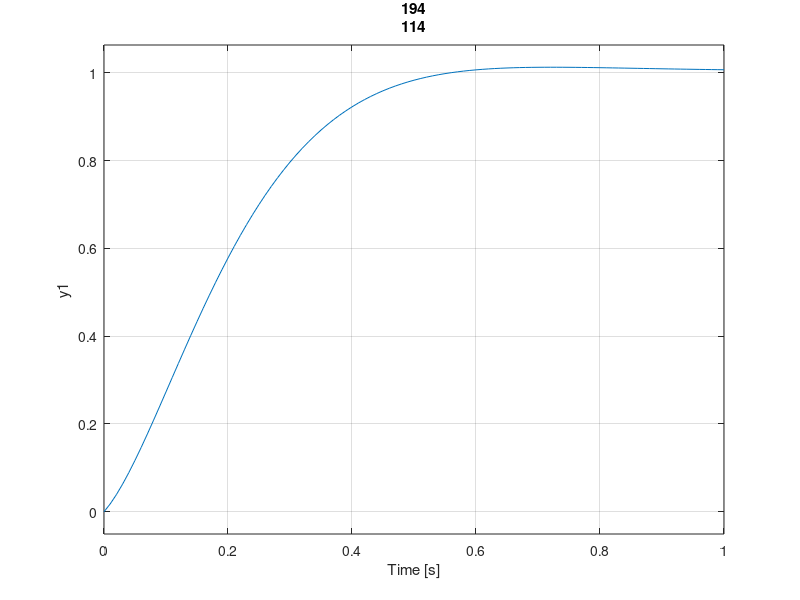

This figure's MATLAB source: (Note: this script raises an error after producing the figure.)
tic
KH = load('GAIN_ref'); KH = KH.tfResult; % 대조군
% SB = load('KH_0918'); SB = SB.tfResult; % 실험군
% SB = load('SB'); SB = SB.tfResult; % 실험군
% SB = load('KH_discrete'); SB = SB.tfResult; % 실험군
% SB = load('KH_sweep'); SB = SB.tfResult; % 실험군

SB = load('GAIN_perf'); SB = SB.tfResult;

KH_mix = load('GAIN_ref_mix'); KH_mix = KH_mix.tfResult;
SB_mix = load('GAIN_perf_mix'); SB_mix = SB_mix.tfResult;
Flag = ["Roll","v","Y","Pitch","u","X","Yaw","w","Alt"];
FlagMix = ["P->A","P->V","P->P"];

BW_KH = zeros(1,9); BW_SB = zeros(1,9);
BW_KH_mix = zeros(1,3); BW_SB_mix = zeros(1,3);
stepResult{2,12} = [];
stepSse = zeros(2,12);

figure(5)
clf
for i = 1:9
    subplot(3,3,i)
    hold on
    grid on
    y1 = step(tf(KH{i}.Num,KH{i}.Den));
    y2 = step(tf(SB{i}.Num,SB{i}.Den));
    step(tf(KH{i}.Num,KH{i}.Den));
    step(tf(SB{i}.Num,SB{i}.Den));
    title("Step "+Flag(i))
    BW_KH(i) = bandwidth(tf(KH{i}.Num,KH{i}.Den));
    BW_SB(i) = bandwidth(tf(SB{i}.Num,SB{i}.Den));
    stepResult{1,i} = stepinfo(tf(KH{i}.Num,KH{i}.Den));
    stepResult{2,i} = stepinfo(tf(SB{i}.Num,SB{i}.Den));
    stepSse(1,i) = 1 - y1(end);
    stepSse(2,i) = 1 - y2(end);
    grid on
end
disp('c1')

figure(6)
clf
GMPM_KH = zeros(9,4);
GMPM_SB = zeros(9,4);
for i = 1:9
    subplot(3,3,i)
    hold on
    [Gm,Pm,Wcg,Wcp] = margin(tf(KH{i}.Num,KH{i}.Den));
    margin(tf(KH{i}.Num,KH{i}.Den));
    GMPM_KH(i,:) = [mag2db(Gm),Pm,Wcg,Wcp];
    [Gm,Pm,Wcg,Wcp] = margin(tf(SB{i}.Num,SB{i}.Den));
    margin(tf(SB{i}.Num,SB{i}.Den));
    GMPM_SB(i,:) = [mag2db(Gm),Pm,Wcg,Wcp];
    grid on
    title("Bode "+Flag(i))
    grid on
end
disp('c2')
%%mix code
figure(7)
clf
for i = 1:3
    subplot(3,1,i)
    hold on
    grid on
    step(tf(KH_mix{i}.Num,KH_mix{i}.Den))
    step(tf(SB_mix{i}.Num,SB_mix{i}.Den))
    title("Step "+FlagMix(i))
    BW_KH_mix(i) = bandwidth(tf(KH_mix{i}.Num,KH_mix{i}.Den));
    BW_SB_mix(i) = bandwidth(tf(SB_mix{i}.Num,SB_mix{i}.Den));
    stepResult{1,i+9} = stepinfo(tf(KH_mix{i}.Num,KH_mix{i}.Den));
    stepResult{2,i+9} = stepinfo(tf(SB_mix{i}.Num,SB_mix{i}.Den));
    grid on
end
disp('c3')
figure(8)
clf
GMPM_KH_mix = zeros(3,4);
GMPM_SB_mix = zeros(3,4);
for i = 1:3
    subplot(3,1,i)
    hold on
    grid on
    [Gm,Pm,Wcg,Wcp]=margin(tf(KH_mix{i}.Num,KH_mix{i}.Den));
    GMPM_KH_mix(i,:) = [mag2db(Gm),Pm,Wcg,Wcp];
    margin(tf(KH_mix{i}.Num,KH_mix{i}.Den));
    [Gm,Pm,Wcg,Wcp]=margin(tf(SB_mix{i}.Num,SB_mix{i}.Den));
    GMPM_SB_mix(i,:) = [mag2db(Gm),Pm,Wcg,Wcp];
    margin(tf(SB_mix{i}.Num,SB_mix{i}.Den));
    title("Bode "+FlagMix(i))
    grid on
end
disp('c4')

stepRise = zeros(2,12);
stepSettle = zeros(2,12);
stepOver = zeros(2,12);
for i = 1:12
    stepRise(1,i) = stepResult{1,i}.RiseTime;
    stepRise(2,i) = stepResult{2,i}.RiseTime;
    stepSettle(1,i) = stepResult{1,i}.SettlingTime;
    stepSettle(2,i) = stepResult{2,i}.SettlingTime;
    stepOver(1,i) = stepResult{1,i}.Overshoot;
    stepOVer(2,i) = stepResult{1,i}.Overshoot;
end


figure(9)
clf
subplot(6,1,1)
bar([[BW_KH,BW_KH_mix]'/pi/2,[BW_SB,BW_SB_mix]'/pi/2])
xticklabels([Flag,FlagMix])
grid on
title('BandWidth')
ylabel('hz')
legend('KH','SB')

subplot(6,1,2)
bar([[GMPM_KH(:,1);GMPM_KH_mix(:,1)],[GMPM_SB(:,1);GMPM_SB_mix(:,1)]])
xticklabels([Flag,FlagMix])
grid on
title('Gain Margin')
ylabel('db')

subplot(6,1,3)
bar([[GMPM_KH(:,2);GMPM_KH_mix(:,2)],[GMPM_SB(:,2);GMPM_SB_mix(:,2)]])
xticklabels([Flag,FlagMix])
grid on
title('Phase Margin')
ylabel('deg')

subplot(6,1,4)
bar([stepRise(1,:)',stepRise(2,:)'])
xticklabels([Flag,FlagMix])
grid on
title('Rise Time')
ylabel('s')

subplot(6,1,5)
bar([stepSettle(1,:)',stepSettle(2,:)'])
xticklabels([Flag,FlagMix])
grid on
title('Settling Time')
ylabel('s')

subplot(6,1,6)
bar([abs(stepSse(1,:)'),abs(stepSse(2,:)')])
xticklabels([Flag,FlagMix])
grid on
title('SSE')
ylabel(' ')
toc